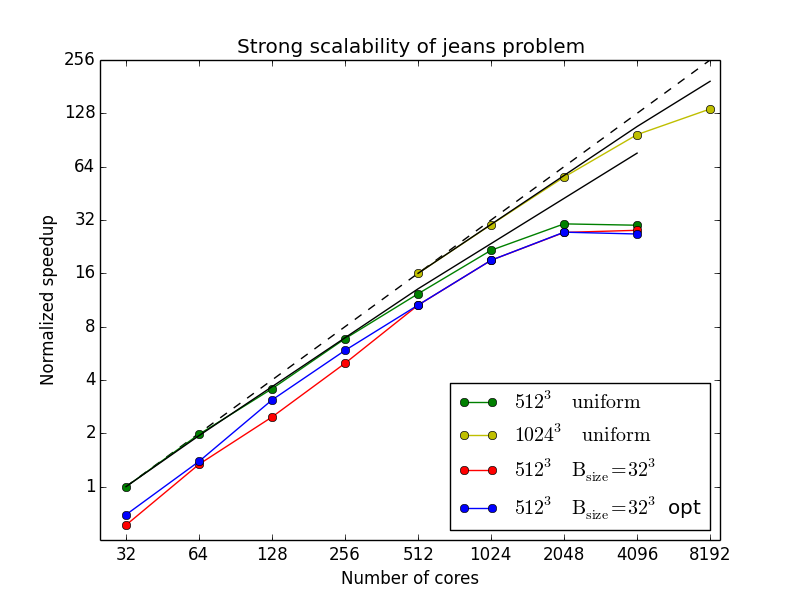

Python code for this plot:
import numpy as np
import matplotlib.pyplot as plt

inp = [
    ("data/plain", 'g', r'$512^3\; \rm{uniform}$'),
    ("data/jeans_big", 'y', r'$1024^3\; \rm{uniform}$'),
    ("data/bsize32", 'r', r'$512^3\; \rm{B}_{\rm{size}}=32^3$'),
    ("data/bsize32_merged", 'b', r'$512^3\; \rm{B}_{\rm{size}}=32^3$ opt'),
]

plt.figure(dpi=300)
gold = np.array([34.202, 512.0, 34.202, 34.202])
plt.loglog(2 ** np.arange(5, 14), 2 ** np.arange(9), '--', color='k')
for i, (fname, color, label) in enumerate(inp):
    data = np.loadtxt(fname)
    plt.loglog(data[:, 0], gold[i] / data[:, 1], 'o-',
               basex=2, basey=2, label=label, color=color)
    if i < 2:
        plt.loglog(data[:, 0], data[:, 0] / 32 * data[:, -1]
                   / data[0, -1], '-', basex=2, basey=2, color='k')
plt.xlim((25, 9000))
plt.ylim((2 ** -1, 2 ** 8))
plt.xlabel('Number of cores')
plt.ylabel('Normalized speedup')
plt.yticks(2 ** np.array(range(9)), map(str, 2 ** np.array(range(9))))
plt.xticks(2 ** np.array(range(5, 14)), map(str, 2 ** np.array(range(5, 14))))
plt.legend(loc='lower right')
plt.title('Strong scalability of jeans problem')
plt.savefig('fig1.png')
